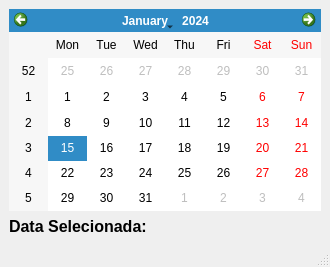
<?xml version="1.0" encoding="UTF-8"?>
<ui version="4.0">
 <class>MainWindow</class>
 <widget class="QMainWindow" name="MainWindow">
  <property name="geometry">
   <rect>
    <x>0</x>
    <y>0</y>
    <width>330</width>
    <height>267</height>
   </rect>
  </property>
  <property name="windowTitle">
   <string>MainWindow</string>
  </property>
  <widget class="QWidget" name="centralwidget">
   <layout class="QGridLayout" name="gridLayout">
    <item row="0" column="0" colspan="2">
     <widget class="QCalendarWidget" name="calendarWidget"/>
    </item>
    <item row="1" column="0">
     <widget class="QLabel" name="label">
      <property name="font">
       <font>
        <pointsize>12</pointsize>
        <weight>75</weight>
        <bold>true</bold>
       </font>
      </property>
      <property name="text">
       <string>Data Selecionada:</string>
      </property>
     </widget>
    </item>
    <item row="1" column="1">
     <widget class="QLabel" name="label_2">
      <property name="font">
       <font>
        <pointsize>12</pointsize>
        <weight>75</weight>
        <bold>true</bold>
       </font>
      </property>
      <property name="text">
       <string/>
      </property>
     </widget>
    </item>
   </layout>
  </widget>
  <widget class="QMenuBar" name="menubar">
   <property name="geometry">
    <rect>
     <x>0</x>
     <y>0</y>
     <width>330</width>
     <height>21</height>
    </rect>
   </property>
  </widget>
  <widget class="QStatusBar" name="statusbar"/>
 </widget>
 <resources/>
 <connections/>
</ui>
